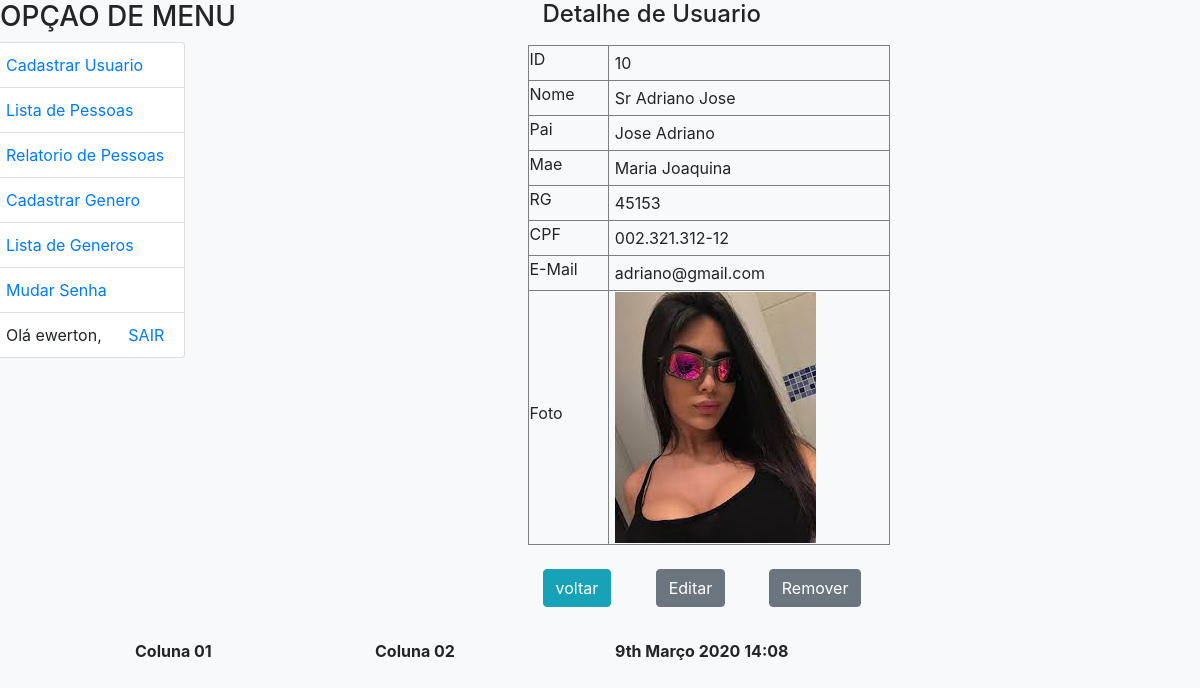
/pessoa/usuario_detalhe/10/ (signed in), run on the app's committed database.
### pessoa/models.py (models this page shows, shortened)
class Pessoa(models.Model):
    nome=models.CharField(
        max_length=100,
        null=False,
        blank=False,
        help_text='Escreva aqui o seu nome completo',
        verbose_name='Nome Completo',
        error_messages={
            'null':'Valor nulo nao permitido',
            'blank': 'Valor vazio',
        }
    )
    genero=models.ForeignKey(Genero)
    rg=models.IntegerField(
        help_text='Escreva aqui somente os numeros do RG',
        verbose_name='Número do RG',
        unique=True,
    )
    cpf=models.CharField(
        max_length=15,
        help_text='Escreva aqui somente os numeros do CPF',
        verbose_name='Número do CPF',
        unique=True,
        db_index=True,
    )
    estadocivil=models.CharField(
        max_length=20,
        choices=[
            ('S','Solteiro'),
            ('C','Casado'),
            ('V','Viúvo'),
            ('D','Desquitado'),
            ('U','União Estável'),
        ],
        error_messages={
            'invalid_choice':'Valor nao permitido',
        },
        default='S',
        db_index=True,
        verbose_name='Estado Cívil',
    )
    pai=models.CharField(
        max_length=100,
        help_text='Escreva aqui nome completo do seu pai',
        verbose_name='Nome do Pai',
    )
    mae=models.CharField(
        max_length=100,
        help_text='Escreva aqui nome completo do sua mae',
        verbose_name='Nome da Mãe',
    )
    email=models.CharField(
        max_length=200,
        help_text='Escreva aqui o seu e-mail, lista de e-mails separado por ;',
        verbose_name='E-Mail',
        null=False,
        blank=False,
    )
    telefone=models.CharField(
        max_length=15,
        help_text='Escreva aqui o numero de seu telefone (xx) 99999-9999',
        verbose_name='Telefone',
    )
    idade=models.IntegerField(
        default=0,
        help_text='Coloque aqui sua idade',
        validators=[validate_even],
        verbose_name='Idade',
    )
    foto=models.ImageField(
        upload_to='pessoa_fotos/',
        default='pessoa_fotos/none.jpg',
        blank=True,
        null=True,
        help_text = 'Escolha uma foto para o seu perfil',
        verbose_name = 'Foto',
    )
    dt_log=models.DateField(
        auto_now=True,
        editable=False,
        verbose_name='Dt Criação',
    )
    def getPronomeTratamento (self):
        sx = str(self.genero)[0].upper()
        if sx == 'M':
            ptr = 'Sr'
        elif sx == 'F':
            ptr = 'Sra'
        else:
            ptr = ''
        return ptr
    class Meta:
        ordering = ['nome', 'idade']
        verbose_name = 'pessoa'
        verbose_name_plural = 'pessoas'
        permissions = (('list_pessoa', 'Listagem de Pessoa'),)

### pessoa/views.py (the view)
# urls.py: url(r'^usuario_detalhe/(?P<p_id>[0-9]{,2})/$', views.pessoa_usuario_detalhe, name='pessoa_usuario_detalhe'),
def pessoa_usuario_detalhe(request, p_id):
    if not(request.user.is_authenticated):
       return redirect('login')
    else:
        dados = Pessoa.objects.select_related().get(id=p_id)
        result = []
        result.append(Obj_Detalhe('ID',dados.id))
        result.append(Obj_Detalhe('Nome',dados.getPronomeTratamento() + ' ' + dados.nome))
        result.append(Obj_Detalhe('Pai',dados.pai))
        result.append(Obj_Detalhe('Mae',dados.mae))
        result.append(Obj_Detalhe('RG',dados.rg))
        result.append(Obj_Detalhe('CPF',dados.cpf))
        result.append(Obj_Detalhe('E-Mail',dados.email))
        url_img = ''
        if dados.foto:
            url_img = dados.foto.url
        result.append(Obj_Detalhe('Foto',"<img src='" + url_img + "' class='img-fluid' />"))
    contexto = {
        'detalhe':result,
        'titulo':'Usuario',
        'url_edicao':'/pessoa/usuario_edicao/'+str(p_id)+'/',
        'url_remocao':'/pessoa/usuario_remove/'+str(p_id)+'/',
    }
    return render(request, 'pessoa/detalhe.html', contexto)

### pessoa/models.py (called while the page is built)
    def __str__(self):
        return self.descricao

### pessoa/templates/pessoa/detalhe.html (shortened to what this page needs)
{% extends 'pessoa/base.html' %}
{% block main %}{% endblock%}

### pessoa/templates/pessoa/base.html (shortened to what this page needs)
{% include 'pessoa/_header.html' %}
<body class="bg-light">
    <div class="row">
        <div class="col-md-5 mb-3">
            <h3>OPÇAO DE MENU</h3>
            <div class="row">
                <ul class="list-group mb-3">
                    <li class="list-group-item d-flex justify-content-between lh-condensed">
                        <a href="/pessoa/usuario/"> Cadastrar Usuario</a>
                    </li>
                    <li class="list-group-item d-flex justify-content-between lh-condensed">
                        <a class=”nav-link” href="{% url 'pessoa_usuario_lista' %}"> Lista de Pessoas</a>
                    </li>
                    <li class="list-group-item d-flex justify-content-between lh-condensed">
                        <a class=”nav-link” href="{% url 'pessoa_usuario_relatorio' %}"> Relatorio de Pessoas</a>
                    </li>
                    <li class="list-group-item d-flex justify-content-between lh-condensed">
                        <a href="/pessoa/genero/"> Cadastrar Genero</a>
                    </li>
                    <li class="list-group-item d-flex justify-content-between lh-condensed">
                        <a class=”nav-link” href="{% url 'pessoa_genero_lista' %}"> Lista de Generos</a>
                    </li>
                    {% if user.is_authenticated %}
                    <li class="list-group-item d-flex justify-content-between lh-condensed">
                        <a class=”nav-link” href="{% url 'alterar-senha' %}"> Mudar Senha</a>
                    </li>
                    {% endif %}
                    <li class="list-group-item d-flex justify-content-between lh-condensed">
                        {% if user.is_authenticated %}
                            Olá {{ user.username }},
                        {% endif %}
                        <a class=”nav-link” href="{% url 'logout' %}">SAIR</a>
                    </li>
                </ul>
            </div>
        </div>
        <div class="col-md-5 mb-3">
            <div class="container">
                {% block main %}
                {% endblock %}
            </div>
        </div>
    </div>
{% include 'pessoa/_footer.html' %}

### files_html/form-validation.css (style rules this page uses)
.container { max-width: 960px; }
.lh-condensed { line-height: 1.25; }

### data on the page
Pessoa: pai+mae+cpf "Detalhe de Usuario ID 10 Nome Sr Adriano Jose Pai Jose Adriano Mae Maria Joaquina RG 45153 CPF 002.321.312-12 E-Mail adriano@gmail.com Foto voltar Editar Remover", pai+mae+cpf (picture)

### other printed values
{{ user.username }} "ewerton"
